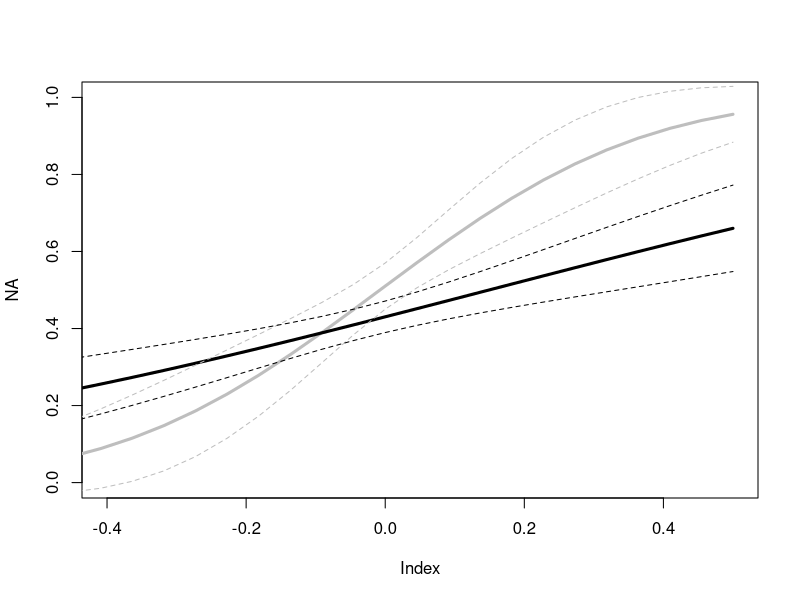

This chart was generated by the following R code:
# Carrubba et al Replication

library(foreign)
cgh <- read.dta('CarrubbaGabelHanklaAPSR2008.dta')


# Table 1
tmpdf <- cgh[,c('ECJPlAgree','normnetwobs','CommIsPl','CommIsDef','CommObsPl','CommObsDef','percham','normwobsgov','article177','govislit')]
tmpdf <- na.omit(tmpdf)
t(sapply(tmpdf, function(i) signif(c(mean(i), sd(i), min(i), max(i)),2)))


# Table 2
# Model 1
glm2_1 <- glm(ECJPlAgree ~ percham + CommIsPl + CommIsDef + CommObsPl + CommObsDef + 
              normnetwobs, data=cgh, family=binomial(link='probit'))
# Model 2
glm2_2 <- glm(ECJPlAgree ~ percham + CommIsPl + CommIsDef + CommObsPl + CommObsDef + 
              govislit + normnetwobs + normwobsgov, data=cgh, family=binomial(link='probit'))
# Note: The `normobsgov` variable is actually an interaction between `normnetwobs` and `govislit`
# Here's the model with the interaction:
glm2_2s <- glm(ECJPlAgree ~ percham + CommIsPl + CommIsDef + CommObsPl + CommObsDef + 
              govislit*normnetwobs, data=cgh, family=binomial(link='probit'))


# Figure 1
# Note: The code for this is actually not in their do file
modes <- sapply(glm2_2s$model, function(i) as.numeric(names(which.max(table(i)))))
modes <- as.data.frame(sapply(modes,rep,100))
modes$percham <- mean(cgh$percham, na.rm=TRUE) # percham is mean, not mode
modes$normnetwobs <- seq(-4,.5,length.out=100) # sequence to predict over
# Create two separate DFs, one for each level of `govislit`:
govnotlit <- govlit <- modes
govnotlit$govislit <- 0
govlit$govislit <- 1
# Predictions:
fig1_1 <- predict(glm2_2s, newdata=govlit, se.fit=TRUE, type='response')
fig1_0 <- predict(glm2_2s, newdata=govnotlit, se.fit=TRUE, type='response')

# Plot:
plot(NA, xlim=c(-.4,.5), ylim=c(0,1))
lines(modes$normnetwobs, fig1_1$fit, col='gray', lwd=3)
lines(modes$normnetwobs, fig1_0$fit, col='black', lwd=3)
# 95% CIs:
lines(modes$normnetwobs, fig1_1$fit-1.96*fig1_1$se.fit, col='gray', lwd=1, lty=2)
lines(modes$normnetwobs, fig1_1$fit+1.96*fig1_1$se.fit, col='gray', lwd=1, lty=2)
lines(modes$normnetwobs, fig1_0$fit-1.96*fig1_0$se.fit, col='black', lwd=1, lty=2)
lines(modes$normnetwobs, fig1_0$fit+1.96*fig1_0$se.fit, col='black', lwd=1, lty=2)



# Table 3
# Model 1
glm3_1 <- glm(ECJPlAgree ~ percham + normPl + normDef,
              data=cgh[cgh$article169==1,], family=binomial(link='probit'))
# Model 2
glm3_2 <- glm(ECJPlAgree ~ percham + CommObsPl + CommObsDef + normPl + normDef,
              data=cgh[cgh$govislit==0 & cgh$article177==1,], family=binomial(link='probit'))


# Table 4
# Model 1
glm4_1 <- glm(ECJPlAgree ~ percham + CommIsPl + CommIsDef + CommObsPl + CommObsDef +
              govislit + normnetwobs + article177 + normwobs177 + normwobsgov +
              govlit177 + normwobsgov177, data=cgh, family=binomial(link='probit'))
# Model 2
glm4_2 <- glm(ECJPlAgree ~ percham + CommIsPl + CommIsDef + CommObsPl + CommObsDef +
              govislit + normnetwobs + article177 + normwobs177 + normwobsgov +
              govlit177 + normwobsgov177 + AGforPl, data=cgh, family=binomial(link='probit'))

# Gather all results:
sapply(ls(pattern='glm'), function(obj) round(summary(get(obj))$coef[,1:2],2))




